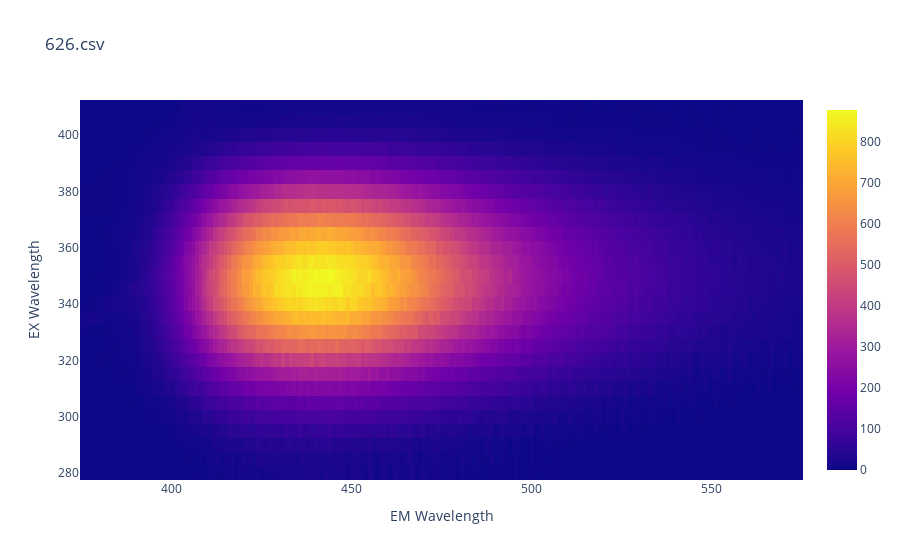

Source (notebook cell):
### Markdown cell above
## 5. Поиск двух максимумов предобработанной FL-карты

___Используемые функции:___
* [find_peaks](#find_peaks)
* [p_show_img](#p_show_img)

### Code cell
df_filt_1 = df_no_lines.copy()

# Smooth df for better maximum recognition
np_df_smoothed = np.array(df_filt_1)
np_df_smoothed = ndimage.gaussian_filter(np_df_smoothed, sigma=0.01)
df_filt_1 = pd.DataFrame(np_df_smoothed, index=df.index, columns=df.columns)

p_show_img(df_filt_1, filename)

### Figure 1 — Plotly figure (JSON) as saved in the notebook; plotly's stock layout.template omitted (floating-point values rounded to 4 significant figures; data arrays with more than 128 entries replaced by an {"elided": "..."} marker saying what was removed)
{"data": [{"type": "heatmap", "x": {"elided": "201 int values"}, "y": [280, 285, 290, 295, 300, 305, 310, 315, 320, 325, 330, 335, 340, 345, 350, 355, 360, 365, 370, 375, 380, 385, 390, 395, 400, 405, 410], "z": {"elided": "27x201 float values"}}], "layout": {"title": {"text": "626.csv"}, "xaxis": {"title": {"text": "EM Wavelength"}}, "yaxis": {"title": {"text": "EX Wavelength"}}}}
